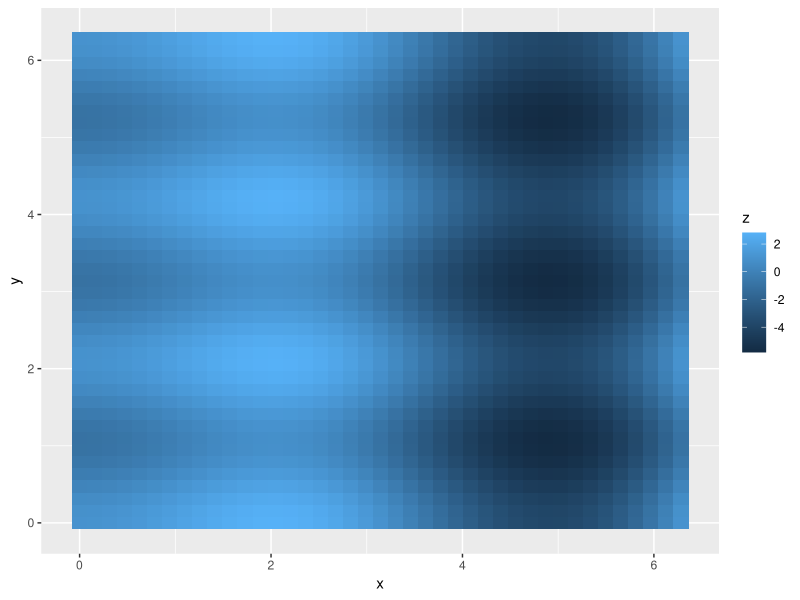

This figure's R source:
## ---- chunk 1
knitr::opts_chunk$set(echo = TRUE)
library(tidyverse)
## ---- chunk 2
surface <- crossing(x = seq(0, 2*pi, pi/20), y = seq(0, 2*pi, pi/20)) %>% 
  mutate(z = sin(x)*x + cos(3*y))
surface_plot <- ggplot(surface, aes(x = x, y = y, fill = z)) + 
  geom_tile()
surface_plot

